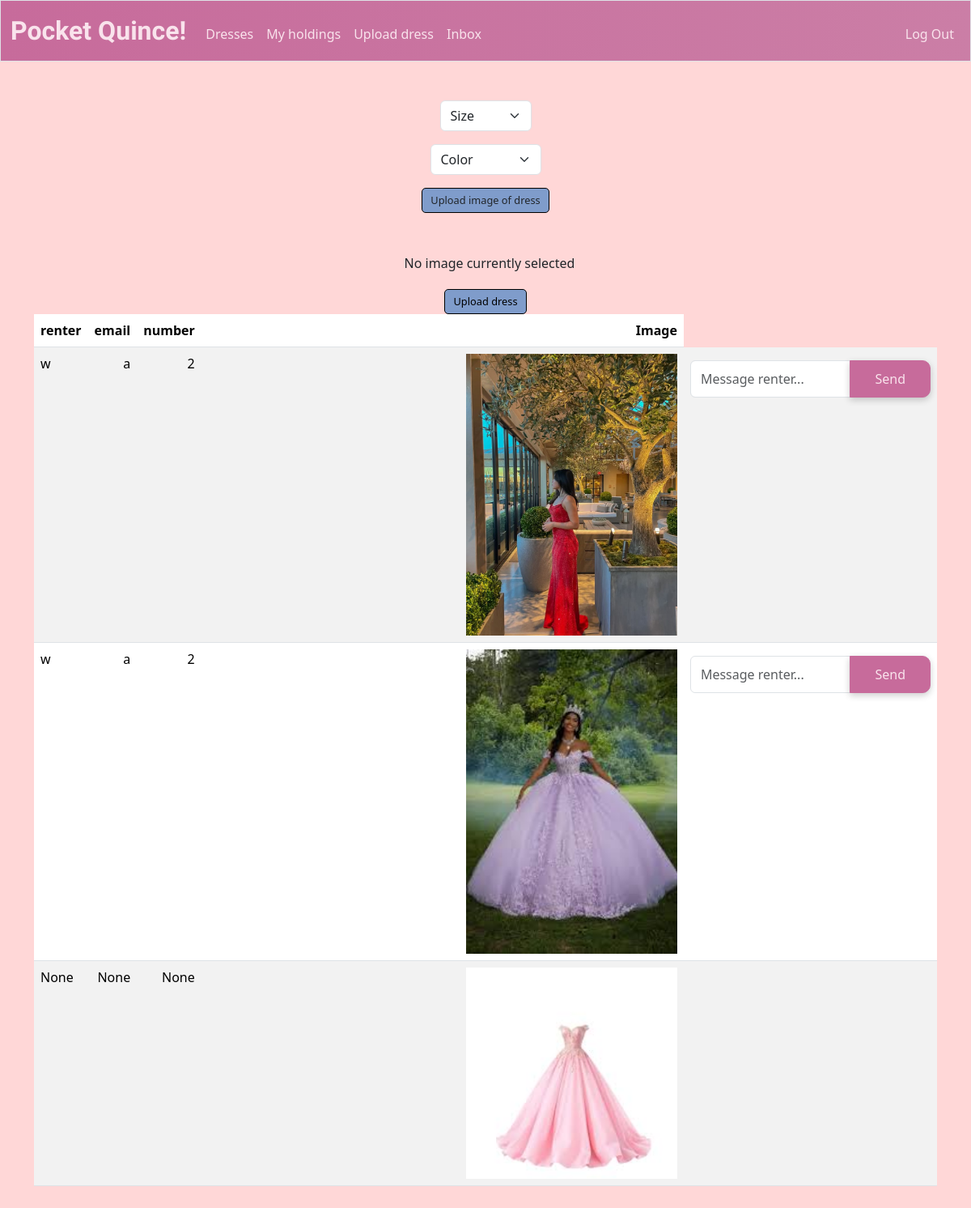
Page /upload (signed in) on the committed database.
### tables this page shows
CREATE TABLE dresses (
    id INTEGER PRIMARY KEY AUTOINCREMENT,
    size TEXT NOT NULL,
    color TEXT NOT NULL,
    owner INTEGER NOT NULL,
    image_url TEXT,
    time_posted TEXT NOT NULL DEFAULT CURRENT_TIMESTAMP,
    FOREIGN KEY (owner) REFERENCES users(id)
);

### app.py (the view)
@app.route("/upload", methods=["GET", "POST"])
@login_required
def upload():
    if request.method == "POST":
        db = get_db()
        size = request.form.get("size")
        if not size:
            return apology("Must input size")
        color = request.form.get("color")
        if not color:
            return apology("Must input color")
        image = request.files.get("dressImage")
        if not image:
            return apology("Must upload dress image")
        cur = db.execute(
            "INSERT INTO dresses (size, color, owner) VALUES (?,?,?)",
            (size, color, session["user_id"]),
        )
        db.commit()
        dress_id = cur.lastrowid
        root, ext = os.path.splitext(secure_filename(image.filename))
        filename = f"{dress_id}{ext}"
        filepath = os.path.join(app.config["UPLOAD_FOLDER"], filename)
        image.save(filepath)
        image_url = url_for("static", filename=f"uploads/{filename}")
        db.execute(
            "UPDATE dresses SET image_url = ? WHERE id = ?",
            (image_url, dress_id),
        )
        db.commit()
        return render_template("test.html", image_url=image_url)# test displaying the image
    else:
        db = get_db()
        dressesBuffer = db.execute("SELECT * FROM dresses WHERE owner = ?", (session["user_id"],)).fetchall()
        dresses = []
        for dress in dressesBuffer:
            dress = dict(dress)  # Convert Row object to dictionary not readonly to allow changes
            renter = db.execute("SELECT users.id as renter_id,users.username, users.email, users.phone FROM users JOIN holdings ON users.id = holdings.user_id WHERE holdings.dress_id = ? AND holdings.rent_end IS NULL", (dress["id"],)).fetchone()
            if renter:
                dress["renter_id"] = renter["renter_id"]
                dress["renter"] = renter["username"]
                dress["renter_email"] = renter["email"]
                dress["renter_phone"] = renter["phone"]
            else:
                dress["renter_id"] = None
                dress["renter"] = None
                dress["renter_email"] = None
                dress["renter_phone"] = None
            dresses.append(dress)
        return render_template("upload.html", dresses=dresses)

### app.py (called while the page is built)
def get_db():
    if "db" not in g:
        g.db = sqlite3.connect(DATABASE)
        g.db.row_factory = sqlite3.Row # Enable dictionary-like row access
    return g.db

@app.after_request
def after_request(response):
    response.headers["Cache-Control"] = "no-cache, no-store, must-revalidate"
    response.headers["Expires"] = 0
    response.headers["Pragma"] = "no-cache"
    return response

### help.py (called while the page is built)
def login_required(f):
    @wraps(f)
    def decorated_function(*args, **kwargs):
        if session.get("user_id") is None:
            return redirect("/login")
        return f(*args, **kwargs)
    return decorated_function

### templates/upload.html (shortened to what this page needs)
{% extends "layout.html" %}
{% block main %}
    <form action="/upload" method="post" enctype="multipart/form-data">
        <div class = "mb-3">
            <select class="form-select mx-auto w-auto" name="size" required>
                <option value="" selected="">Size</option>
            </select>
        </div>
        <div class = "mb-3">
            <select class="form-select mx-auto w-auto" name="color" required>
                <option value="" selected="">Color</option>
            </select>
        </div>
         <label for="image_uploads">Upload image of dress</label>
         <div class = "mb-3">
        </div>
        <div class = "preview">
            <p>No image currently selected</p>
        </div>
        <button type="submit">Upload dress</button>
    </form>
    <table class = "table table-striped">
        <thead>
            <tr>
                <th class = "text-start">renter</th>
                <th class = "text-end">email</th>
                <th class = "text-end">number</th>
                <th class = "text-end">Image</th>
            </tr>
        </thead>
        <tbody>
            {% for dress in dresses %}
                <tr>
                    <td class = "text-start"> {{ dress["renter"] }}</td>
                    <td class = "text-end"> {{ dress["renter_email"]}}</td>
                    <td class = "text-end"> {{ dress["renter_phone"]}}</td>
                    <td class = "text-end"> <img src = "{{ dress['image_url'] }}" ></td>
                    <td>
                        {% if dress.renter_id %}
                            <form action="/messages" method="post" class="mt-2">
                                <div class="input-group">
                                    <input type="text" name="body" class="form-control" placeholder="Message renter..." required>
                                    <button type="submit" class="btn btn-primary btn-sm">Send</button>
                                </div>
                            </form>
                        {% endif %}
                    </td>
                </tr>
            {% endfor %}
        </tbody>
    </table>
{% endblock %}

### static/style.css (style rules this page uses)
body { background-color: #FFD7D7; }
.btn-primary { background-color: #C76B9B; color: #F9E3EC; border-color: #C76B9B; font-size: 1rem; border-radius: 10px; padding: 10px 30px; box-shadow: 0px 3px 8px rgba(0, 0, 0, 0.2); }
.table { --bs-table-color-type: initial; --bs-table-bg-type: initial; --bs-table-color-state: initial; --bs-table-bg-state: initial; --bs-table-color: var(--bs-emphasis-color); --bs-table-bg: var(--bs-body-bg); --bs-table-border-color: var(--bs-border-color); --bs-table-accent-bg: transparent; --bs-table-striped-color: var(--bs-emphasis-color); --bs-table-striped-bg: rgba(var(--bs-emphasis-color-rgb), 0.05); --bs-table-active-color: var(--bs-emphasis-color); --bs-table-active-bg: rgba(var(--bs-emphasis-color-rgb), 0.1); --bs-table-hover-color: var(--bs-emphasis-color); --bs-table-hover-bg: rgba(var(--bs-emphasis-color-rgb), 0.075); width: 100%; margin-bottom: 1rem; vertical-align: top; border-color: var(--bs-table-border-color); }
form p { line-height: 32px; padding-left: 10px; }
form label, form button { background-color: #7f9ccb; padding: 5px 10px; border-radius: 5px; border: 1px ridge black; font-size: 0.8rem; height: auto; }
table img { height: 45%; width: 45%; order: 1; }

### rows in the picture
dresses: renter "w", renter_email "a", renter_phone "2", image_url (picture)
dresses: renter "w", renter_email "a", renter_phone "2", image_url (picture)
dresses: renter "None", renter_email "None", renter_phone "None", image_url (picture)
